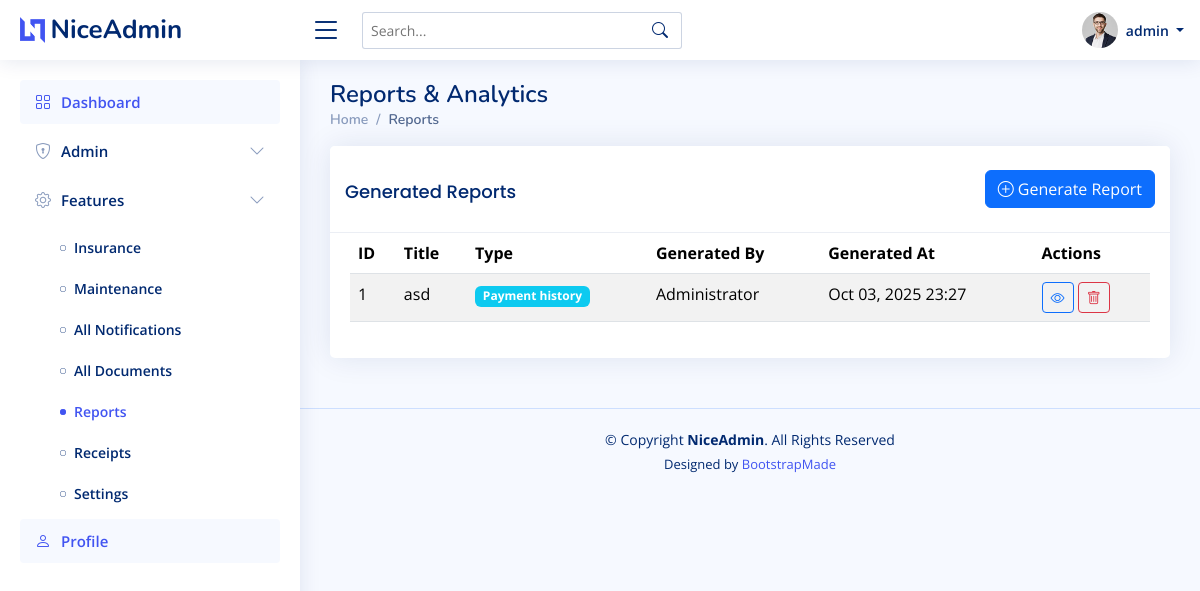
/index.php?page=reports (signed in), run on the app's committed database.
### tables this page shows
CREATE TABLE `reports` (
  `id` int(11) NOT NULL,
  `report_type` enum('loan_summary','payment_history','customer_analysis','financial_summary','maintenance_summary') NOT NULL,
  `title` varchar(200) NOT NULL,
  `description` text DEFAULT NULL,
  `generated_by` int(11) NOT NULL,
  `report_data` longtext NOT NULL,
  `file_path` varchar(500) DEFAULT NULL,
  `generated_at` timestamp NOT NULL DEFAULT current_timestamp()
);

CREATE TABLE `users` (
  `id` int(11) NOT NULL,
  `username` varchar(100) NOT NULL,
  `password_hash` varchar(255) NOT NULL,
  `full_name` varchar(150) NOT NULL,
  `role` enum('admin','customer') NOT NULL DEFAULT 'customer',
  `blocked` tinyint(1) NOT NULL DEFAULT 0,
  `email` varchar(150) DEFAULT NULL,
  `created_at` timestamp NOT NULL DEFAULT current_timestamp()
);

### module/reports.php (the view, shortened to what this page needs)
<?php
require_once __DIR__ . '/../db/db.php';
$action = $_GET['action'] ?? 'list';
$reports = [];
$result = $conn->query('
    SELECT r.*, u.full_name as generated_by_name
    FROM reports r
    JOIN users u ON u.id = r.generated_by
    ORDER BY r.generated_at DESC
');
while ($report = $result->fetch_assoc()) {
    $reports[] = $report;
}
?>
<div class="pagetitle">
    <h1>Reports & Analytics</h1>
    <nav>
        <ol class="breadcrumb">
            <li class="breadcrumb-item"><a href="index.php">Home</a></li>
            <li class="breadcrumb-item active">Reports</li>
        </ol>
    </nav>
</div>
<?php if ($action === 'list'): ?>
    <div class="row">
        <div class="col-12">
            <div class="card">
                <div class="card-header d-flex justify-content-between align-items-center">
                    <h5 class="card-title mb-0">Generated Reports</h5>
                    <a href="index.php?page=reports&action=create" class="btn btn-primary">
                        <i class="bi bi-plus-circle"></i> Generate Report
                    </a>
                </div>
                <div class="card-body">
                    <div class="table-responsive">
                        <table class="table table-striped">
                            <thead>
                                <tr>
                                    <th>ID</th>
                                    <th>Title</th>
                                    <th>Type</th>
                                    <th>Generated By</th>
                                    <th>Generated At</th>
                                    <th>Actions</th>
                                </tr>
                            </thead>
                            <tbody>
                                <?php if (empty($reports)): ?>
                                    <tr>
                                        <td colspan="6" class="text-center">No reports found.</td>
                                    </tr>
                                <?php else: ?>
                                    <?php foreach ($reports as $report): ?>
                                        <tr>
                                            <td><?php echo $report['id']; ?></td>
                                            <td><?php echo htmlspecialchars($report['title']); ?></td>
                                            <td>
                                                <span class="badge bg-info"><?php echo ucfirst(str_replace('_', ' ', $report['report_type'])); ?></span>
                                            </td>
                                            <td><?php echo htmlspecialchars($report['generated_by_name']); ?></td>
                                            <td><?php echo date('M d, Y H:i', strtotime($report['generated_at'])); ?></td>
                                            <td>
                                                <a href="index.php?page=reports&action=view&id=<?php echo $report['id']; ?>"
                                                   class="btn btn-sm btn-outline-primary" title="View Report">
                                                    <i class="bi bi-eye"></i>
                                                </a>
                                                <button class="btn btn-sm btn-outline-danger"
                                                        onclick="deleteReport(<?php echo $report['id']; ?>)" title="Delete">
                                                    <i class="bi bi-trash"></i>
                                                </button>
                                            </td>
                                        </tr>
                                    <?php endforeach; ?>
                                <?php endif; ?>
                            </tbody>
                        </table>
                    </div>
                </div>
            </div>
        </div>
    </div>
<?php endif; ?>

### assets/css/style.css (style rules this page uses)
:root { scroll-behavior: smooth; }
body { font-family: "Open Sans", sans-serif; background: #f6f9ff; color: #444444; }
a { color: #4154f1; text-decoration: none; }
h1, h2, h3, h4, h5, h6 { font-family: "Nunito", sans-serif; }
.pagetitle { margin-bottom: 10px; }
.pagetitle h1 { font-size: 24px; margin-bottom: 0; font-weight: 600; color: #012970; }
.card { margin-bottom: 30px; border: none; border-radius: 5px; box-shadow: 0px 0 30px rgba(1, 41, 112, 0.1); }
.card-header, .card-footer { border-color: #ebeef4; background-color: #fff; color: #798eb3; padding: 15px; }
.card-title { padding: 20px 0 15px 0; font-size: 18px; font-weight: 500; color: #012970; font-family: "Poppins", sans-serif; }
.card-body { padding: 0 20px 20px 20px; }
.breadcrumb { font-size: 14px; font-family: "Nunito", sans-serif; color: #899bbd; font-weight: 600; }
.breadcrumb a { color: #899bbd; transition: 0.3s; }
.breadcrumb .breadcrumb-item::before { color: #899bbd; }
.breadcrumb .active { color: #51678f; font-weight: 600; }

### data on the page
reports: id "1", title "asd", report_type "Payment history", generated_by.full_name "Administrator", generated_at "Oct 03, 2025 23:27"

### other printed values
$_SESSION['username'] "admin"
